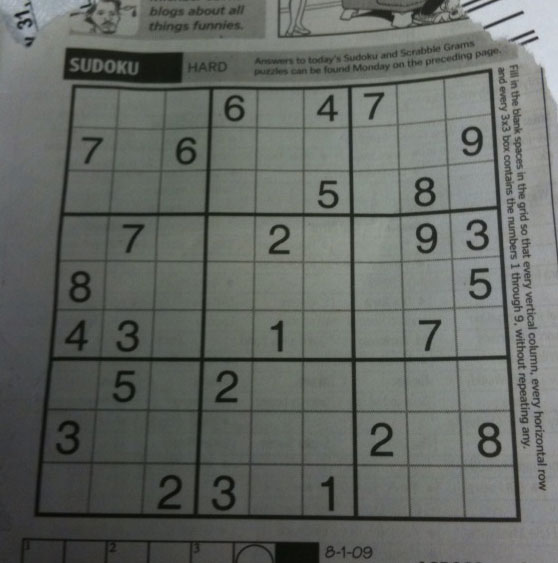
#> input picture images/sudoku.jpg, 558 x 563 px
$ python sudoku.py   (Python 2 division)
#> lines starting #> are read from the running program, lines starting #| are printed output that depends on the picture; after the words box and inside, x2 and y2 are one past the last pixel; in counts of white or black regions, pixels touching at a corner belong together
### NorvigSudoku.py
''' This module solves a sudoku, This is actually written by Peter Norvig
    Code and Explanation can be found here : norvig.com/sudoku.html'''

def cross(A, B):
    "Cross product of elements in A and elements in B."
    return [a+b for a in A for b in B]

digits   = '123456789'
rows     = 'ABCDEFGHI'
cols     = digits
squares  = cross(rows, cols)
unitlist = ([cross(rows, c) for c in cols] +
            [cross(r, cols) for r in rows] +
            [cross(rs, cs) for rs in ('ABC','DEF','GHI') for cs in ('123','456','789')])
units = dict((s, [u for u in unitlist if s in u]) for s in squares)
#print(units)
peers = dict((s, set(sum(units[s],[]))-set([s])) for s in squares)

# [57 lines left out: functions parse_grid, grid_values, assign, eliminate, display, not called in this run]

def solve(grid): return search(parse_grid(grid))

# [16 lines left out: functions search, some, not called in this run]

import time, random

# [44 lines left out: functions solve_all, solved, from_file, random_puzzle, shuffled, not called in this run]

grid1  = '003020600900305001001806400008102900700000008006708200002609500800203009005010300'
grid2  = '4.....8.5.3..........7......2.....6.....8.4......1.......6.3.7.5..2.....1.4......'
hard1  = '.....6....59.....82....8....45........3........6..3.54...325..6..................'
grid3 =  '79......3.......6.8.1..4..2..5......3..1......4...62.92...3...6.3.6.5421.........'
extreme ='.26....1.75......2..86.1.9......3....9.4.8.2....1......1.5.92..6......57.3....98.'
#result = solved(grid_values(extreme))
# [7 lines left out: function solve_sudoku, not called in this run]

### sudoku.py

import cv2
import numpy as np
import digitRecog as dr
import NorvigSudoku


def identify(img,x,y):
    cropped = img[y:y+50,x:x+50]
    #cv2.imshow("Cropped",cropped)
    dr.IdentifyNumbers(cropped)
    cv2.waitKey()


def shrink_image ( image ):

    # we need to keep in mind aspect ratio so the image does
    # not look skewed or distorted -- therefore, we calculate
    # the ratio of the new image to the old image
    r = 500.0 / image.shape[1]
    dim = (500, int(image.shape[0] * r))

    # perform the actual resizing of the image and show it
    resized = cv2.resize(image, dim, interpolation=cv2.INTER_AREA)

    return resized


def wrapper ( image, tl, tr, br, bl):

    rect = np.zeros((4, 2), dtype="float32")
    rect[0] = tl
    rect[1] = tr
    rect[2] = br
    rect[3] = bl

    h = np.array([[0, 0], [449, 0], [449, 449], [0, 449]], np.float32)

    M = cv2.getPerspectiveTransform(rect, h)
    warped = cv2.warpPerspective(image, M, ( 450, 450))

    return warped


sudoku_image = cv2.imread ('images/sudoku.jpg')
#> sudoku_image is the input picture: shape (563, 558, 3); mean B, G, R 99.5, 104.1, 100


sudoku_image = shrink_image( sudoku_image )

gray_sudoku = cv2.cvtColor ( sudoku_image, cv2.COLOR_BGR2GRAY)

blur_gray_sudoku = cv2.GaussianBlur( gray_sudoku, (5,5), 0 )
thres_sudoku = cv2.adaptiveThreshold( blur_gray_sudoku,255,1,1,11,2)
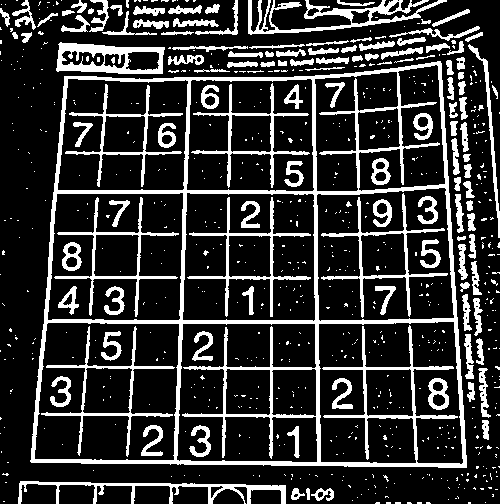
#> thres_sudoku: shape (504, 500); 19.9% white; 720 white regions (592 under 20 px)


contours, hierarchy = cv2.findContours( thres_sudoku,cv2.RETR_TREE,cv2.CHAIN_APPROX_NONE)
#> contours = 786 contours, 629 with area under 20; largest, box (x1, y1, x2, y2) and area: (30, 61, 467, 468) 158418, (34, 322, 180, 461) 18697, (316, 187, 455, 322) 16915, (182, 192, 316, 322) 16486, (47, 192, 184, 321) 16411

#print ( len ( contours ) )

#cv2.drawContours(sudoku_image, contours, -1, (0,255,0), 3)

Required_Square_Contour = None
Required_Contour_Area = 0
for Contour in contours:
    Contour_Area = cv2.contourArea(Contour)

    if Contour_Area > 500:
        if Contour_Area > Required_Contour_Area:
            Required_Contour_Area = Contour_Area
            Required_Square_Contour = Contour
#> this loop made 786 passes
#> (Contour_Area, Required_Contour_Area) on passes 38, 270: (1180, 1180), (158417.5, 158417.5)
#> Contour_Area on passes 23, 24, 25, 26, 39: 136, 32, 25.5, 76, 76
#> after the loop, Required_Contour_Area = 158417.5; Required_Square_Contour = contour of 1603 points, box (x1, y1, x2, y2) (30, 61, 467, 468), area 158418

Perimeter_of_Contour = cv2.arcLength(Required_Square_Contour, True)
#> Perimeter_of_Contour = 1645.7
Temp_Square_Countour = cv2.approxPolyDP(Required_Square_Contour, 0.05 * Perimeter_of_Contour, True)
#> Temp_Square_Countour = [[440, 61], [64, 76], [30, 461], [466, 467]]
cv2.drawContours(sudoku_image, Required_Square_Contour, -1, (0, 255, 0), 3)
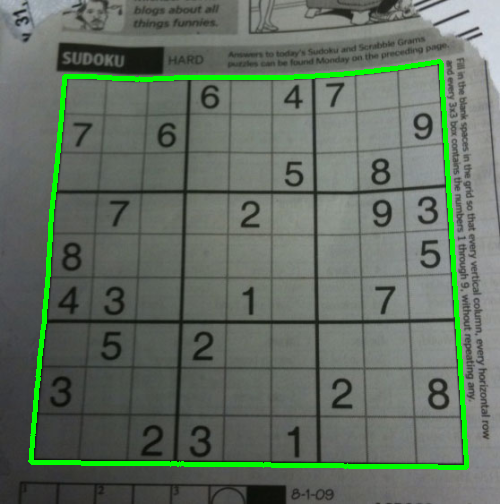
#> sudoku_image: shape (504, 500, 3); mean B, G, R 97.5, 110.1, 97.9


#print( len(Required_Square_Contour) )

#left_least = 1000
#left_top_least = 1000
left_top_corner = [ 1000, 1000]
right_top_corner = [ 0, 1000]
#right_bottom_corner_sum = 0
right_bottom_corner = [ 0,0]
left_bottom_corner = [ 1000, 0]

for i in Required_Square_Contour:

    if ( sum(i[0]) < sum(left_top_corner) ):
        left_top_corner = i[0]

    if ( sum(i[0]) > sum( right_bottom_corner)):
        right_bottom_corner = i[0]

    if ( (i[0][1]-i[0][0]) < (right_top_corner[1]-right_top_corner[0])):
        right_top_corner = i[0]

    if ( (i[0][1]-i[0][0]) > (left_bottom_corner[1]-left_bottom_corner[0])):
        left_bottom_corner = i[0]

    '''
    if ( left_least > i[0][0] and left_top_least > i[0][1]):
        left_top_corner = i[0]

    if ( right_bottom_corner > i[0][0] and left_top_least > i[0][1]):
        right_bottom_corner = i[0]
    '''
#> this loop made 1603 passes
#> after the loop, left_bottom_corner = [30, 461]; left_top_corner = [64, 76]; right_bottom_corner = [466, 467]; right_top_corner = [440, 61]


# [5 lines of commented-out code are left out]

wrapped_sudoku = wrapper ( blur_gray_sudoku, left_top_corner, right_top_corner,
                           right_bottom_corner, left_bottom_corner )
#> in wrapper, `warped = cv2.warpPerspective(image, M, ( 450, 450))`:
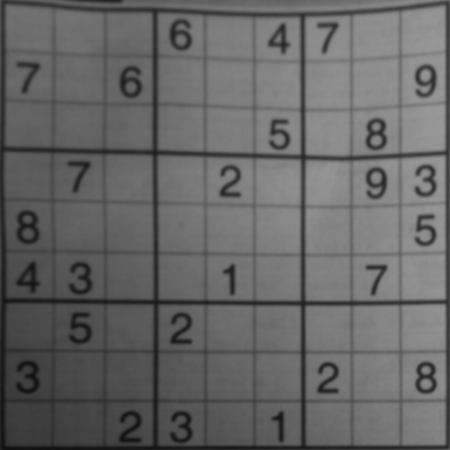
#> warped: shape (450, 450); min 15, max 153, mean 101.8

wrapped_sudoku = cv2.adaptiveThreshold(wrapped_sudoku,255,cv2.ADAPTIVE_THRESH_GAUSSIAN_C,cv2.THRESH_BINARY,11,2)
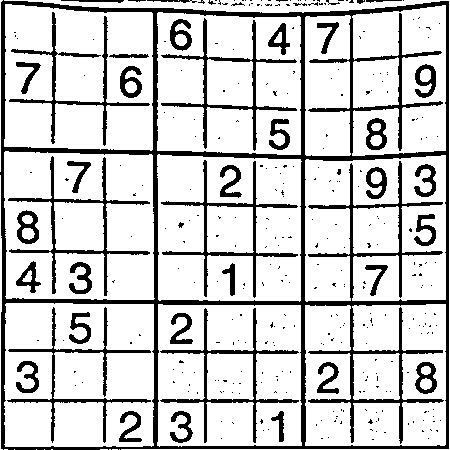
#> wrapped_sudoku: shape (450, 450); 80.9% white; 337 black regions (294 under 20 px), largest, box (x1, y1, x2, y2) and area: (0, 0, 449, 450) 19106, (8, 156, 150, 296) 1749, (160, 308, 299, 443) 1732
#cv2.imshow('wrapped', wrapped_sudoku)
print ( wrapped_sudoku.shape )
#| (450, 450)

# [8 lines of commented-out code are left out]
cv2.waitKey(0)


#> (the run stopped early here; a loop or call above may not have finished)
